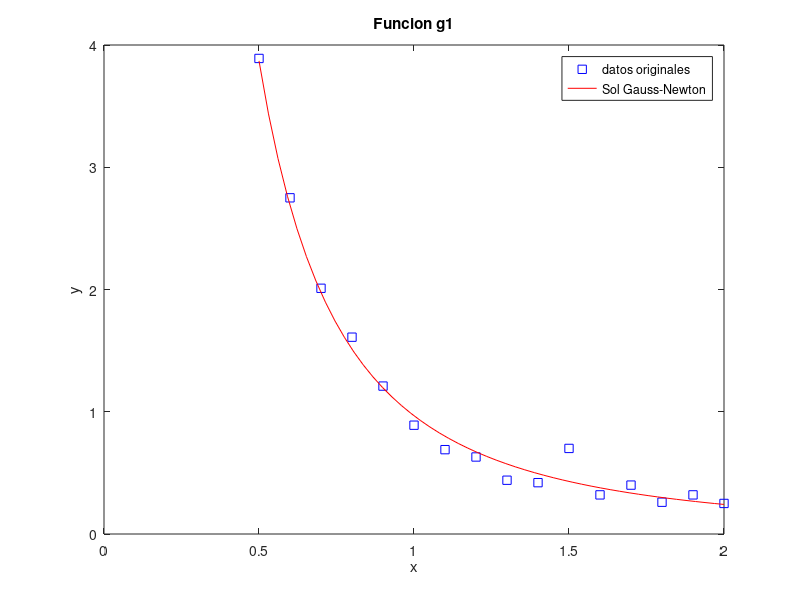
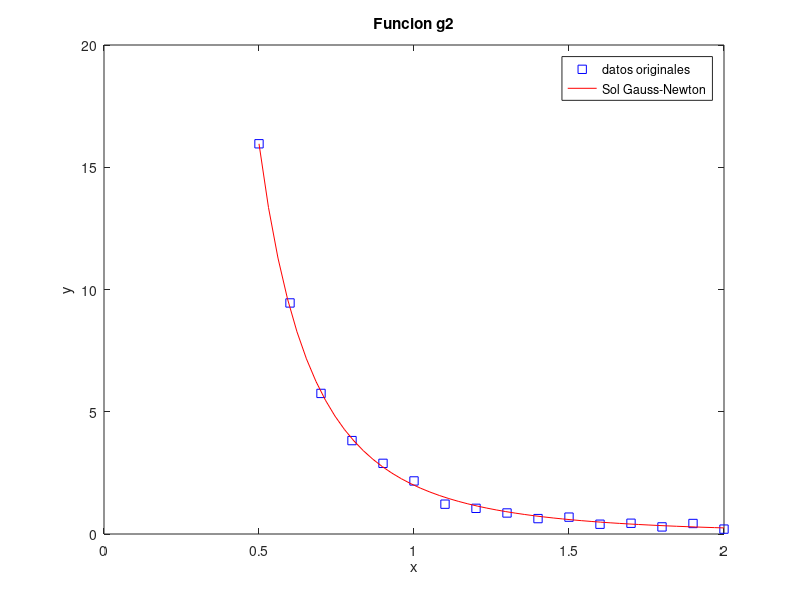

These figures' MATLAB source, in order:
X = [0.5,0.6,0.7,0.8,0.9,1.0,1.1,1.2,1.3,1.4,1.5,1.6,1.7,1.8,1.9,2.0]';
Y1 = [3.89,2.75,2.01,1.61,1.21,0.89,0.69,0.63,0.44,0.42,0.70,0.32,0.40,0.26,0.32,0.25]';
Y2 = [15.96,9.45,5.75,3.82,2.89,2.17,1.22,1.05,0.86,0.63,0.69,0.40,0.44,0.29,0.43,0.20]';

%   n cantidad de muestras 
n = length(X);

function C = PMCLQR(A,Y)
  % Resuelve el PMCL  min(|| AC - Y ||^2) usando descomp QR
  % Matriz A m x n ; vector Y m x 1
  % Calculo matriz Q reducida (1eras n filas de Q)
  % Q = [Q_r Q2]
  [m n] = size(A);
  Q_r = zeros(m,n);
  Q_r(:,1) = A(:,1)/norm(A(:,1));
  for i = 2:n;
    aux = A(:,i);
    for j = 1:(i-1);
      aux = aux - dot(A(:,i),Q_r(:,j))*Q_r(:,j);
    end
  Q_r(:,i) = aux/norm(aux);
  end
  % Calculo matriz R reducida (1eras n filas de R)
  % R = [   R_r  ]
  %     [0 0 .. 0]
  R_r = Q_r'*A;
  % Los elementos fuera del triangulo quedan en x10^-17 etc, entonces los hago cero.
  for i = 1:n;
    for j = 1:(i-1);
    R_r(i,j) = 0;
    end
  end
  % Resuelvo el sistema por sustitucion hacia atras
  ec_opt.UT = true;
  C = linsolve(R_r,Q_r'*Y,ec_opt);
end % PMCLQR

function PCk = PMCNL(PCinit,X,Y,iter=10)
  % Calcula la solucion al PMCNL con datos X e Y usando Gauss-Newton
  fun = @(PC) PC(2)*X.^(-PC(1)); % funcion f
  diffun = @(PC) [(-PC(2)*X.^(-PC(1)).*log(X)) (X.^(-PC(1)))]; % jacobiano de f
  PCk = PCinit;
  for i = 1:iter 
    Ak = diffun(PCk);
    Yk = Y - fun(PCk);
    % PCk = PCk + ols(Yk,Ak);
    PCk = PCk + PMCLQR(Ak,Yk);
  endfor
endfunction

% Calculo del error minimizado:
PC = PMCNL([1;1],X,Y1,10);
p = round(PC(1));
c = PC(2);
error_g1 = sum((c*X.^(-p) - Y1).^2);

QD = PMCNL([1;1],X,Y2,10);
q = round(QD(1));
d = QD(2);
error_g2 = sum((d*X.^(-q) - Y2).^2);

%---------------------------------------
% Graficas para correccion del modelo: %
%---------------------------------------
% Funcion g1
figure (2)
plot(X, Y1, 'bs')
hold on
vect_X = linspace(X(1),X(n),50);
plot(vect_X, c*vect_X.^(-p), 'r')
title ("Funcion g1");
xlabel ("x");
ylabel ("y");
legend("datos originales", "Sol Gauss-Newton");
%----------------------------
% Funcion g2
figure (4)
plot(X, Y2, 'bs')
hold on
% vect_X = linspace(X(1),X(n),50);
plot(vect_X, d*vect_X.^(-q), 'r')
title ("Funcion g2");
xlabel ("x");
ylabel ("y");
legend("datos originales", "Sol Gauss-Newton");
